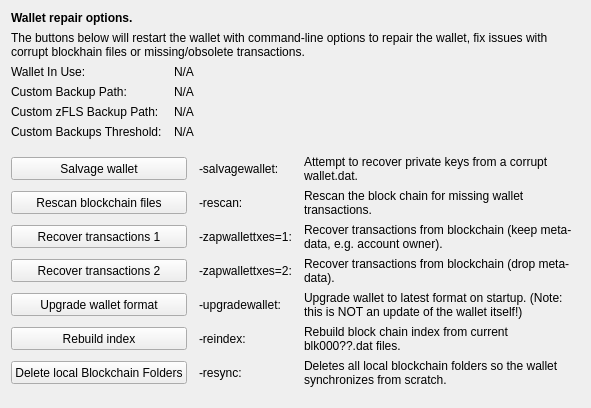
     <widget class="QWidget" name="tab_repair">
      <attribute name="title">
       <string>&amp;Wallet Repair</string>
      </attribute>
      <layout class="QGridLayout" name="gridLayout_4" columnstretch="0,0,0,0">
       <property name="horizontalSpacing">
        <number>12</number>
       </property>
       <item row="0" column="0" colspan="4">
        <widget class="QLabel" name="label_repair_header">
         <property name="font">
          <font>
           <weight>75</weight>
           <bold>true</bold>
          </font>
         </property>
         <property name="text">
          <string>Wallet repair options.</string>
         </property>
        </widget>
       </item>
       <item row="1" column="0" colspan="4">
        <widget class="QLabel" name="label_repair_helptext">
         <property name="font">
          <font>
           <weight>50</weight>
           <bold>false</bold>
          </font>
         </property>
         <property name="text">
          <string>The buttons below will restart the wallet with command-line options to repair the wallet, fix issues with corrupt blockhain files or missing/obsolete transactions.</string>
         </property>
         <property name="wordWrap">
          <bool>true</bool>
         </property>
        </widget>
       </item>
       <item row="2" column="0">
        <widget class="QLabel" name="wallet_path_label">
         <property name="text">
          <string>Wallet In Use:</string>
         </property>
        </widget>
       </item>
       <item row="2" column="1" colspan="3">
        <widget class="QLabel" name="wallet_path">
         <property name="cursor">
          <cursorShape>IBeamCursor</cursorShape>
         </property>
         <property name="text">
          <string>N/A</string>
         </property>
         <property name="textFormat">
          <enum>Qt::PlainText</enum>
         </property>
         <property name="textInteractionFlags">
          <set>Qt::LinksAccessibleByMouse|Qt::TextSelectableByKeyboard|Qt::TextSelectableByMouse</set>
         </property>
        </widget>
       </item>
       <item row="3" column="0">
        <widget class="QLabel" name="wallet_custombackuppath_label">
         <property name="text">
          <string>Custom Backup Path:</string>
         </property>
         <property name="visible">
          <bool>false</bool>
         </property>
        </widget>
       </item>
       <item row="3" column="1" colspan="3">
        <widget class="QLabel" name="wallet_custombackuppath">
         <property name="cursor">
          <cursorShape>IBeamCursor</cursorShape>
         </property>
         <property name="text">
          <string>N/A</string>
         </property>
         <property name="textFormat">
          <enum>Qt::PlainText</enum>
         </property>
         <property name="textInteractionFlags">
          <set>Qt::LinksAccessibleByMouse|Qt::TextSelectableByKeyboard|Qt::TextSelectableByMouse</set>
         </property>
         <property name="visible">
          <bool>false</bool>
         </property>
        </widget>
       </item>
       <item row="4" column="0">
        <widget class="QLabel" name="wallet_customzflsbackuppath_label">
         <property name="text">
          <string>Custom zFLS Backup Path:</string>
         </property>
         <property name="visible">
          <bool>false</bool>
         </property>
        </widget>
       </item>
       <item row="4" column="1" colspan="3">
        <widget class="QLabel" name="wallet_customzflsbackuppath">
         <property name="cursor">
          <cursorShape>IBeamCursor</cursorShape>
         </property>
         <property name="text">
          <string>N/A</string>
         </property>
         <property name="textFormat">
          <enum>Qt::PlainText</enum>
         </property>
         <property name="textInteractionFlags">
          <set>Qt::LinksAccessibleByMouse|Qt::TextSelectableByKeyboard|Qt::TextSelectableByMouse</set>
         </property>
         <property name="visible">
          <bool>false</bool>
         </property>
        </widget>
       </item>
       <item row="5" column="0">
        <widget class="QLabel" name="wallet_custombackupthreshold_label">
         <property name="text">
          <string>Custom Backups Threshold:</string>
         </property>
         <property name="visible">
          <bool>false</bool>
         </property>
        </widget>
       </item>
       <item row="5" column="1" colspan="3">
        <widget class="QLabel" name="wallet_custombackupthreshold">
         <property name="cursor">
          <cursorShape>IBeamCursor</cursorShape>
         </property>
         <property name="text">
          <string>N/A</string>
         </property>
         <property name="textFormat">
          <enum>Qt::PlainText</enum>
         </property>
         <property name="textInteractionFlags">
          <set>Qt::LinksAccessibleByMouse|Qt::TextSelectableByKeyboard|Qt::TextSelectableByMouse</set>
         </property>
         <property name="visible">
          <bool>false</bool>
         </property>
        </widget>
       </item>
       <item row="6" column="0">
        <spacer name="verticalSpacer_repair1">
         <property name="orientation">
          <enum>Qt::Vertical</enum>
         </property>
         <property name="sizeHint" stdset="0">
          <size>
           <width>10</width>
           <height>10</height>
          </size>
         </property>
        </spacer>
       </item>
       <item row="7" column="0" colspan="2">
        <widget class="QPushButton" name="btn_salvagewallet">
         <property name="minimumSize">
          <size>
           <width>100</width>
           <height>23</height>
          </size>
         </property>
         <property name="text">
          <string>Salvage wallet</string>
         </property>
        </widget>
       </item>
       <item row="7" column="2">
        <widget class="QLabel" name="label_repair_salvage_command">
         <property name="text">
          <string notr="true">-salvagewallet:</string>
         </property>
        </widget>
       </item>
       <item row="7" column="3">
        <widget class="QLabel" name="label_repair_salvage">
         <property name="text">
          <string>Attempt to recover private keys from a corrupt wallet.dat.</string>
         </property>
         <property name="wordWrap">
          <bool>true</bool>
         </property>
        </widget>
       </item>
       <item row="8" column="0" colspan="2">
        <widget class="QPushButton" name="btn_rescan">
         <property name="minimumSize">
          <size>
           <width>100</width>
           <height>23</height>
          </size>
         </property>
         <property name="text">
          <string>Rescan blockchain files</string>
         </property>
        </widget>
       </item>
       <item row="8" column="2">
        <widget class="QLabel" name="label_repair_rescan_command">
         <property name="text">
          <string notr="true">-rescan:</string>
         </property>
        </widget>
       </item>
       <item row="8" column="3">
        <widget class="QLabel" name="label_repair_rescan">
         <property name="text">
          <string>Rescan the block chain for missing wallet transactions.</string>
         </property>
         <property name="wordWrap">
          <bool>true</bool>
         </property>
        </widget>
       </item>
       <item row="9" column="0" colspan="2">
        <widget class="QPushButton" name="btn_zapwallettxes1">
         <property name="minimumSize">
          <size>
           <width>100</width>
           <height>23</height>
          </size>
         </property>
         <property name="text">
          <string>Recover transactions 1</string>
         </property>
        </widget>
       </item>
       <item row="9" column="2">
        <widget class="QLabel" name="label_repair_zap1_command">
         <property name="text">
          <string notr="true">-zapwallettxes=1:</string>
         </property>
        </widget>
       </item>
       <item row="9" column="3">
        <widget class="QLabel" name="label_repair_zap1">
         <property name="text">
          <string>Recover transactions from blockchain (keep meta-data, e.g. account owner).</string>
         </property>
         <property name="wordWrap">
          <bool>true</bool>
         </property>
        </widget>
       </item>
       <item row="10" column="0" colspan="2">
        <widget class="QPushButton" name="btn_zapwallettxes2">
         <property name="minimumSize">
          <size>
           <width>100</width>
           <height>23</height>
          </size>
         </property>
         <property name="text">
          <string>Recover transactions 2</string>
         </property>
        </widget>
       </item>
       <item row="10" column="2">
        <widget class="QLabel" name="label_repair_zap2_command">
         <property name="text">
          <string notr="true">-zapwallettxes=2:</string>
         </property>
        </widget>
       </item>
       <item row="10" column="3">
        <widget class="QLabel" name="label_repair_zap2">
         <property name="text">
          <string>Recover transactions from blockchain (drop meta-data).</string>
         </property>
         <property name="wordWrap">
          <bool>true</bool>
         </property>
        </widget>
       </item>
       <item row="11" column="0" colspan="2">
        <widget class="QPushButton" name="btn_upgradewallet">
         <property name="minimumSize">
          <size>
           <width>100</width>
           <height>23</height>
          </size>
         </property>
         <property name="text">
          <string>Upgrade wallet format</string>
         </property>
        </widget>
       </item>
       <item row="11" column="2">
        <widget class="QLabel" name="label_repair_upgrade_command">
         <property name="text">
          <string notr="true">-upgradewallet:</string>
         </property>
        </widget>
       </item>
       <item row="11" column="3">
        <widget class="QLabel" name="label_repair_upgrade">
         <property name="text">
          <string>Upgrade wallet to latest format on startup. (Note: this is NOT an update of the wallet itself!)</string>
         </property>
         <property name="wordWrap">
          <bool>true</bool>
         </property>
        </widget>
       </item>
       <item row="12" column="0" colspan="2">
        <widget class="QPushButton" name="btn_reindex">
         <property name="minimumSize">
          <size>
           <width>100</width>
           <height>23</height>
          </size>
         </property>
         <property name="text">
          <string>Rebuild index</string>
         </property>
        </widget>
       </item>
       <item row="12" column="2">
        <widget class="QLabel" name="label_repair_reindex_command">
         <property name="text">
          <string notr="true">-reindex:</string>
         </property>
        </widget>
       </item>
       <item row="12" column="3">
        <widget class="QLabel" name="label_repair_reindex">
         <property name="text">
          <string>Rebuild block chain index from current blk000??.dat files.</string>
         </property>
         <property name="wordWrap">
          <bool>true</bool>
         </property>
        </widget>
       </item>
       <item row="13" column="0" colspan="2">
        <widget class="QPushButton" name="btn_resync">
         <property name="minimumSize">
          <size>
           <width>100</width>
           <height>23</height>
          </size>
         </property>
         <property name="text">
          <string>Delete local Blockchain Folders</string>
         </property>
        </widget>
       </item>
       <item row="13" column="2">
        <widget class="QLabel" name="label_repair_resync_command">
         <property name="text">
          <string>-resync:</string>
         </property>
        </widget>
       </item>
       <item row="13" column="3">
        <widget class="QLabel" name="label_repair_resync">
         <property name="text">
          <string>Deletes all local blockchain folders so the wallet synchronizes from scratch.</string>
         </property>
         <property name="wordWrap">
          <bool>true</bool>
         </property>
        </widget>
       </item>
       <item row="14" column="0">
        <spacer name="verticalSpacer_repair2">
         <property name="orientation">
          <enum>Qt::Vertical</enum>
         </property>
         <property name="sizeHint" stdset="0">
          <size>
           <width>20</width>
           <height>10</height>
          </size>
         </property>
        </spacer>
       </item>
      </layout>
     </widget>
